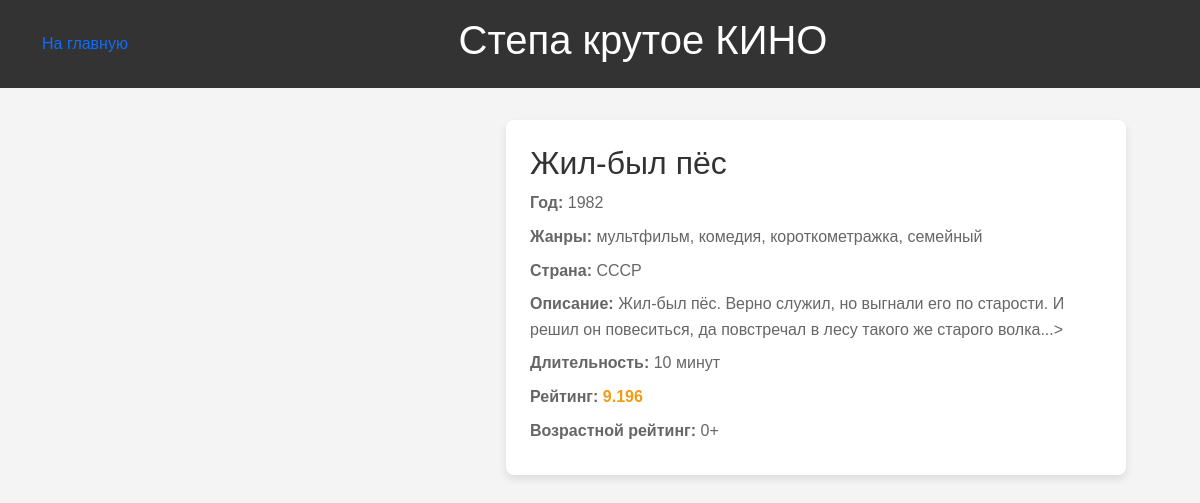
/films/2, run on the app's committed database.
### tables this page shows
CREATE TABLE movie (
	id INTEGER NOT NULL, 
	title VARCHAR NOT NULL, 
	year INTEGER NOT NULL, 
	genres VARCHAR NOT NULL, 
	country VARCHAR NOT NULL, 
	description TEXT NOT NULL, 
	duration INTEGER NOT NULL, 
	rating FLOAT NOT NULL, 
	age_rating INTEGER NOT NULL, 
	poster TEXT NOT NULL, 
	PRIMARY KEY (id)
);

### main.py (the view)
@app.route("/films/<int:film_id>")
def film_page(film_id):
    film = get_film(film_id)
    return render_template("film.html", film = film)

### main.py (called while the page is built)
def get_film(film_id):
    con = sqlite3.connect(db_name)
    SQL = """

        SELECT * FROM movie
        where id = ?
    """
    q = con.execute(SQL, [film_id])
    data = q.fetchone()
    return Movie(*data)

### templates/film.html (shortened to what this page needs)
{% extends "base.html" %}
{% block content %}
<div class="movie-page">
    <div class="movie-info-film">
      <h1>
        {{ film.title }}
      </h1>
      <p>
        <strong>Год:</strong>
        {{ film.year }}
      </p>
      <p>
        <strong>Жанры:</strong>
        {{ film.genres }}
      </p>
      <p>
        <strong>Страна:</strong>
        {{ film.country }}
      </p>
      <p>
        <strong>Описание:</strong>
        {{ film.description }}>
      </p>
      <p>
        <strong>Длительность:</strong>
        {{ film.duration }} минут
      </p>
      <p>
        <strong>Рейтинг:</strong>
        <span class="highlight">
          {{ film.rating }}
          </span>
      </p>
      <p>
        <strong>Возрастной рейтинг:</strong>
        {{ film.age_rating }}+
      </p>
    </div>
  </div>
</body>
</html>
{% endblock %}

### templates/base.html (style rules this page uses)
* { padding: 0; margin: 0; box-sizing: border-box; text-decoration: none; }
body { font-family: Arial, sans-serif; margin: 0; padding: 0; background-color: #f4f4f4; padding-bottom: 100px; }
.movie-info-film { flex: 2; background: #fff; padding: 1.5rem; border-radius: 8px; box-shadow: 0 4px 8px rgba(0, 0, 0, 0.1); }
.movie-info-film h1 { margin-top: 0; font-size: 2rem; color: #333; }
.movie-info-film p { margin: 0.5rem 0; line-height: 1.6; color: #666; }
.movie-info-film .highlight { font-weight: bold; color: #f39c12; }
.movie-page { display: flex; flex-wrap: wrap; justify-content: center; align-items: flex-start; gap: 2rem; padding: 2rem; max-width: 1200px; margin: 0 auto; }

### data on the page
movie: title "Жил-был пёс", year "1982", genres "мультфильм, комедия, короткометражка, семейный", country "СССР", description "Жил-был пёс. Верно служил, но выгнали его по старости. И решил он повеситься, да повстречал в лесу такого же старого волка...", duration "10", rating "9.196", age_rating "0"
